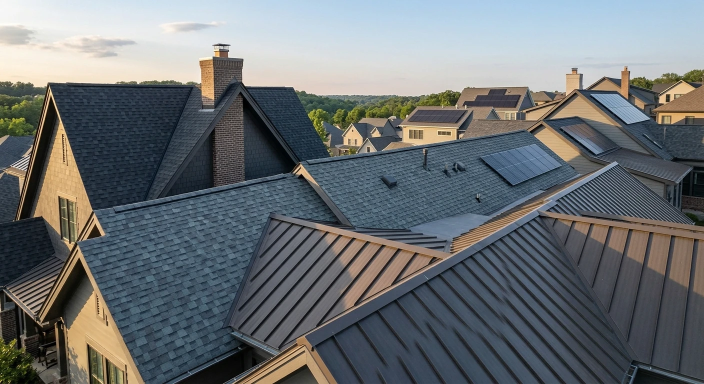
#> input picture backup/bastroproofs-wordpress-2026-10-26/media/ABOUT-BASTROP-ROOFING.webp, 1408 x 768 px, given in place of Top-Questions-About-Public-Adjusters.webp, which was not available (shown at 1/2 size)
$ python build_images.py
#> lines starting #> are read from the running program, lines starting #| are printed output that depends on the picture; pictures that were not available may be replaced by others from this repository, and a replacement may not be noted
#!/usr/bin/env python3
"""Build featured images (16:9 crops) and responsive variants for the site.

Usage: python3 tools/build_images.py
Requires Pillow. Sources are the site's own photos under wp-content/uploads.
Outputs:
  site/assets/img/featured/<name>.webp   (1200x675 or smaller when the source is small)
  site/assets/img/media/<base>-<w>.webp  (480/960/1440 variants) + manifest.json
"""
import json, os
from PIL import Image

ROOT = os.path.join(os.path.dirname(os.path.abspath(__file__)), '..', 'site')
UP = os.path.join(ROOT, 'wp-content', 'uploads', '2026')
S = {
 'CP': '02/Claim-Preparation.webp', 'IC': '02/Initial-Consultation.webp', 'LC': '02/League-City-Public-Adjuster-BG.webp',
 'NG': '02/Negotiation.webp', 'PA': '02/Policy-Analysis.webp', 'PI': '02/Property-Inspection.webp',
 'PC': '02/Public-Adjuster-Pros-and-Cons.webp', 'RS': '02/Resolution.webp', 'TQ': '02/Top-Questions-About-Public-Adjusters.webp',
 'TL': '02/When-Is-It-Too-Late-to-Hire-a-Public-Adjuster.webp',
 'DH1': '04/Document-Hail-Damage-for-an-Insurance-Claim-1.webp', 'DH2': '04/Document-Hail-Damage-for-an-Insurance-Claim-2.webp',
 'DH3': '04/Document-Hail-Damage-for-an-Insurance-Claim-3.webp', 'DH4': '04/Document-Hail-Damage-for-an-Insurance-Claim-4.webp',
 'DN1': '04/Hail-Claim-Was-Denied-in-Texas-1.webp', 'DN2': '04/Hail-Claim-Was-Denied-in-Texas-2.webp',
 'DN3': '04/Hail-Claim-Was-Denied-in-Texas-3.webp', 'DN4': '04/Hail-Claim-Was-Denied-in-Texas-4.webp',
 'SU11': '04/Hail-Damage-Claim-Supplements-What-Carriers-Miss-in-Their-Scope-1-1.webp',
 'SU1': '04/Hail-Damage-Claim-Supplements-What-Carriers-Miss-in-Their-Scope-1.webp',
 'SU2': '04/Hail-Damage-Claim-Supplements-What-Carriers-Miss-in-Their-Scope-2.webp',
 'SU31': '04/Hail-Damage-Claim-Supplements-What-Carriers-Miss-in-Their-Scope-3-1.webp',
 'SU3': '04/Hail-Damage-Claim-Supplements-What-Carriers-Miss-in-Their-Scope-3.webp',
 'SU41': '04/Hail-Damage-Claim-Supplements-What-Carriers-Miss-in-Their-Scope-4-1.webp',
 'SU4': '04/Hail-Damage-Claim-Supplements-What-Carriers-Miss-in-Their-Scope-4.webp',
 'SU5': '04/Hail-Damage-Claim-Supplements-What-Carriers-Miss-in-Their-Scope-5.webp',
 'SU6': '04/Hail-Damage-Claim-Supplements-What-Carriers-Miss-in-Their-Scope-6.webp',
 'RF1': '04/Hail-Damage-Roof-Insurance-Claim-1.webp', 'RF2': '04/Hail-Damage-Roof-Insurance-Claim-2.webp',
 'RF3': '04/Hail-Damage-Roof-Insurance-Claim-3.webp', 'RF6': '04/Hail-Damage-Roof-Insurance-Claim-6.webp',
 'PV1': '04/Public-Adjuster-vs.-Insurance-Adjuster-for-Hail-Claims-in-Texas-1.webp',
 'PV3': '04/Public-Adjuster-vs.-Insurance-Adjuster-for-Hail-Claims-in-Texas-3.webp',
 'PV4': '04/Public-Adjuster-vs.-Insurance-Adjuster-for-Hail-Claims-in-Texas-4.webp',
 'PV6': '04/Public-Adjuster-vs.-Insurance-Adjuster-for-Hail-Claims-in-Texas-6.webp',
 'FI1': '06/Fire-Insurance-Adjuster-1.webp', 'FI2': '06/Fire-Insurance-Adjuster-2.webp',
 'FI4': '06/Fire-Insurance-Adjuster-4.webp', 'FI6': '06/Fire-Insurance-Adjuster-6.webp',
}
FULL = (0, 0, 1, 1); LEFT = (0, 0, .5, 1); RIGHT = (.5, 0, 1, 1)
TOPL = (0, 0, .5, .5); TOPR = (.5, 0, 1, .5); BOTL = (0, .5, .5, 1); BOTR = (.5, .5, 1, 1)
# name: (source, crop box as fractions, focus y 0..1 for the 16:9 cut)
FEATURED = {
 # new articles
 'hurricane-damage-claims-corpus-christi-guide': ('TQ', FULL, .45),
 'twia-claim-process-corpus-christi': ('SU2', FULL, .4),
 'wind-vs-storm-surge-damage-claims-texas-coast': ('SU3', FULL, .5),
 'named-storm-hurricane-deductibles-texas': ('TL', FULL, .5),
 'windstorm-certificate-wpi-8-insurance-claims': ('PI', FULL, .5),
 'wind-damage-insurance-claims-corpus-christi-tx': ('SU4', FULL, .45),
 'water-damage-vs-flood-damage-corpus-christi': ('SU5', FULL, .5),
 'replacement-cost-vs-actual-cash-value-texas': ('PV6', FULL, .5),
 'why-property-insurance-claims-are-delayed-texas': ('DN2', FULL, .45),
 'how-to-review-underpaid-roof-insurance-estimate': ('RF2', FULL, .5),
 'document-commercial-property-damage-after-storm': ('SU31', FULL, .5),
 'freeze-damage-burst-pipe-claims-corpus-christi': ('CP', FULL, .5),
 'noaa-weather-records-document-property-damage-corpus-christi': ('DH2', FULL, .45),
 'corpus-christi-storm-history-hail-wind-hurricanes': ('DH3', FULL, .5),
 # services
 'service-hurricane-damage-claims': ('TQ', FULL, .3),
 'service-twia-windstorm-claims': ('SU41', FULL, .45),
 'service-wind-damage-claims': ('SU11', FULL, .5),
 'service-hail-damage-claims': ('SU1', FULL, .5),
 'service-roof-damage-insurance-claims': ('DN4', FULL, .5),
 'service-storm-damage-claims': ('DH1', FULL, .5),
 'service-flood-damage-claims': ('SU5', FULL, .3),
 'service-water-damage-claims': ('TL', FULL, .3),
 'service-mold-damage-claims': ('RS', FULL, .5),
 'service-fire-damage-claims': ('FI1', FULL, .45),
 'service-smoke-damage-claims': ('FI2', FULL, .45),
 'service-residential-property-claims': ('PC', FULL, .4),
 'service-commercial-property-claims': ('NG', FULL, .5),
 'service-denied-insurance-claims': ('DN1', FULL, .5),
 'service-underpaid-insurance-claims': ('RF6', FULL, .5),
 'service-delayed-insurance-claims': ('DN3', FULL, .5),
 'service-insurance-claim-supplements': ('SU6', FULL, .5),
 'service-insurance-appraisal': ('PA', FULL, .5),
 'service-insurance-estimate-review': ('RF1', FULL, .5),
 # pages
 'page-about-us': ('PV1', FULL, .45), 'page-services': ('SU3', FULL, .3), 'page-service-areas': ('SU3', RIGHT, .5),
 'page-privacy-policy': ('PA', FULL, .4), 'page-terms-of-use': ('RS', FULL, .4), 'page-local-building-codes': ('PI', FULL, .3),
 'page-free-claim-review': ('PC', FULL, .3), 'page-contact': ('IC', FULL, .5), 'page-author-joseph-dittman': ('PV3', FULL, .5),
 'page-weather': ('SU5', FULL, .2), 'page-weather-events': ('DH3', FULL, .2), 'page-storm-history': ('SU3', FULL, .65),
 'page-storm-lookup': ('DH4', FULL, .5), 'page-claim-calculator': ('PV6', FULL, .3), 'page-claim-documentation-checklist': ('DH4', TOPL, .5),
 'page-claim-tools': ('RF3', FULL, .5), 'page-sitemap': ('LC', FULL, .5), 'page-faq': ('TQ', FULL, .6),
 'page-hurricane-season-guide': ('SU3', LEFT, .5), 'page-hurricane-deductible-calculator': ('PV4', FULL, .5),
 'page-claim-deadline-calculator': ('DN2', FULL, .3), 'page-blog': ('SU31', FULL, .3),
 # service-area pages
 'page-area-portland-tx': ('SU2', RIGHT, .5), 'page-area-rockport-tx': ('SU3', LEFT, .4), 'page-area-port-aransas-tx': ('SU3', RIGHT, .4),
 'page-area-aransas-pass-tx': ('SU5', LEFT, .5), 'page-area-ingleside-tx': ('SU4', RIGHT, .5), 'page-area-padre-island-tx': ('SU6', FULL, .4),
 'page-area-robstown-tx': ('DH3', FULL, .65), 'page-area-kingsville-tx': ('PV1', RIGHT, .5),
}

def cut(im, box, fy):
    W, H = im.size
    im = im.crop((int(box[0] * W), int(box[1] * H), int(box[2] * W), int(box[3] * H)))
    w, h = im.size
    th = int(w * 9 / 16)
    if th <= h:
        top = int((h - th) * fy)
        return im.crop((0, top, w, top + th))
    tw = int(h * 16 / 9)
    left = (w - tw) // 2
    return im.crop((left, 0, left + tw, h))

def main():
    fdir = os.path.join(ROOT, 'assets', 'img', 'featured'); os.makedirs(fdir, exist_ok=True)
    for name, (src, box, fy) in FEATURED.items():
        im = Image.open(os.path.join(UP, S[src])).convert('RGB')
#> im is the input picture: PIL image 1408x768 RGB; mean R, G, B 107.5, 112.4, 115
        im = cut(im, box, fy)
#> in cut, `return im.crop((left, 0, left + tw, h))`:
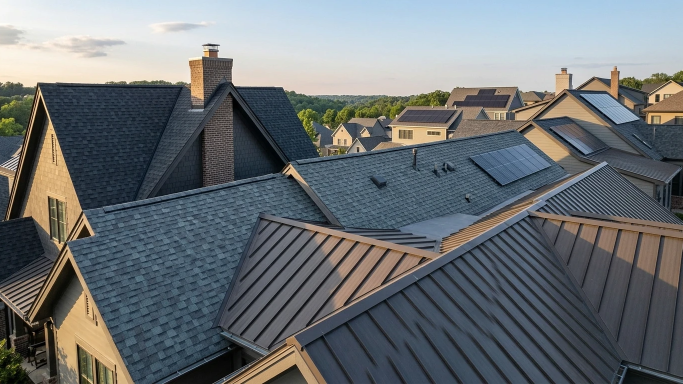
#> returned value: PIL image 1365x768 RGB (shown at 1/2 size); mean R, G, B 107.9, 112.9, 115.7
        if im.width > 1200:
            im = im.resize((1200, 675), Image.LANCZOS)
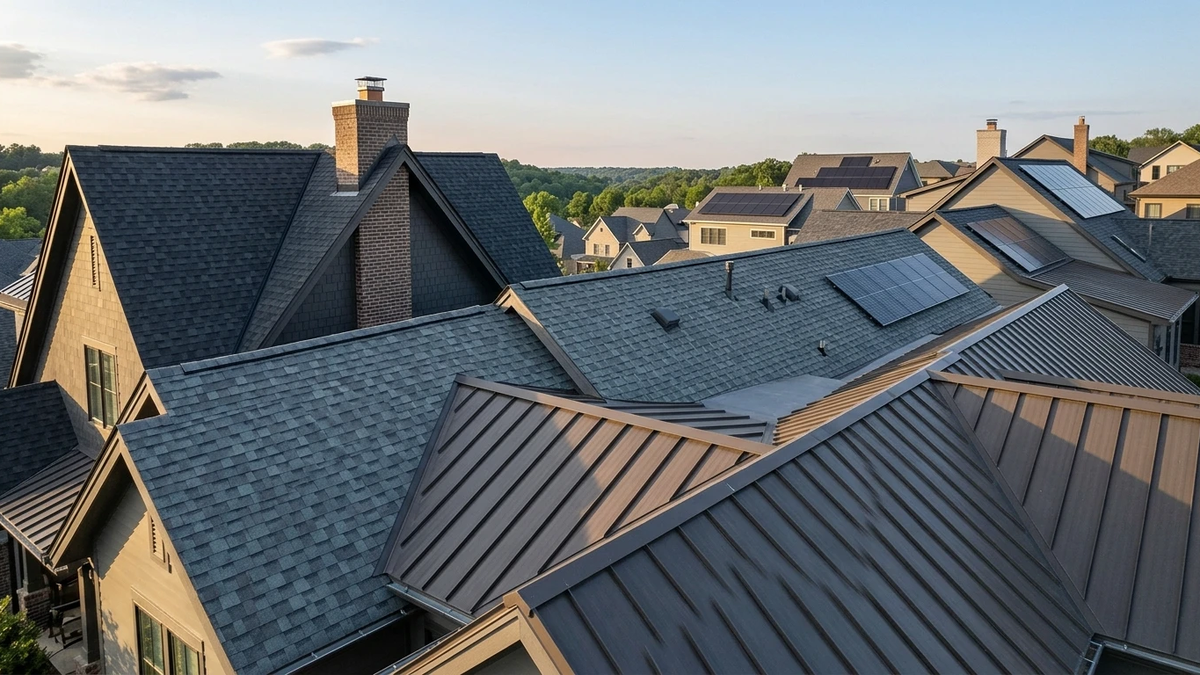
#> im: PIL image 1200x675 RGB; mean R, G, B 107.9, 112.9, 115.8
        im.save(os.path.join(fdir, name + '.webp'), 'WEBP', quality=80, method=6)
#> pass 2 of the loop in main, `for name, (src, box, fy) in FEATURED.items():`:
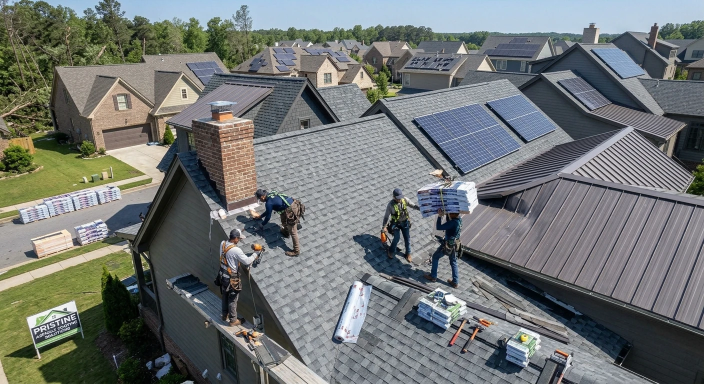
#> input picture backup/bastroproofs-wordpress-2026-10-26/media/Asphalt-Shingle-Roofing.webp, 1408 x 768 px, given in place of e-Claim-Supplements-What-Carriers-Miss-in-Their-Scope-2.webp, which was not available (shown at 1/2 size)
#> in main, im is the input picture: PIL image 1408x768 RGB; mean R, G, B 113.1, 117.4, 115.7
#> in cut (call 2), `return im.crop((left, 0, left + tw, h))`:
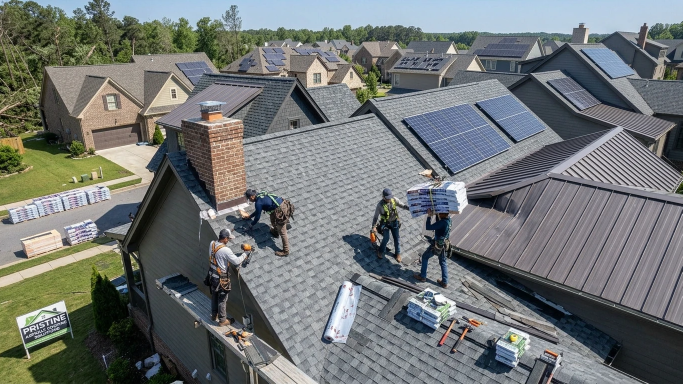
#> returned value: PIL image 1365x768 RGB (shown at 1/2 size); mean R, G, B 113.4, 117.7, 116.5
#> in main, `im = im.resize((1200, 675), Image.LANCZOS)`:
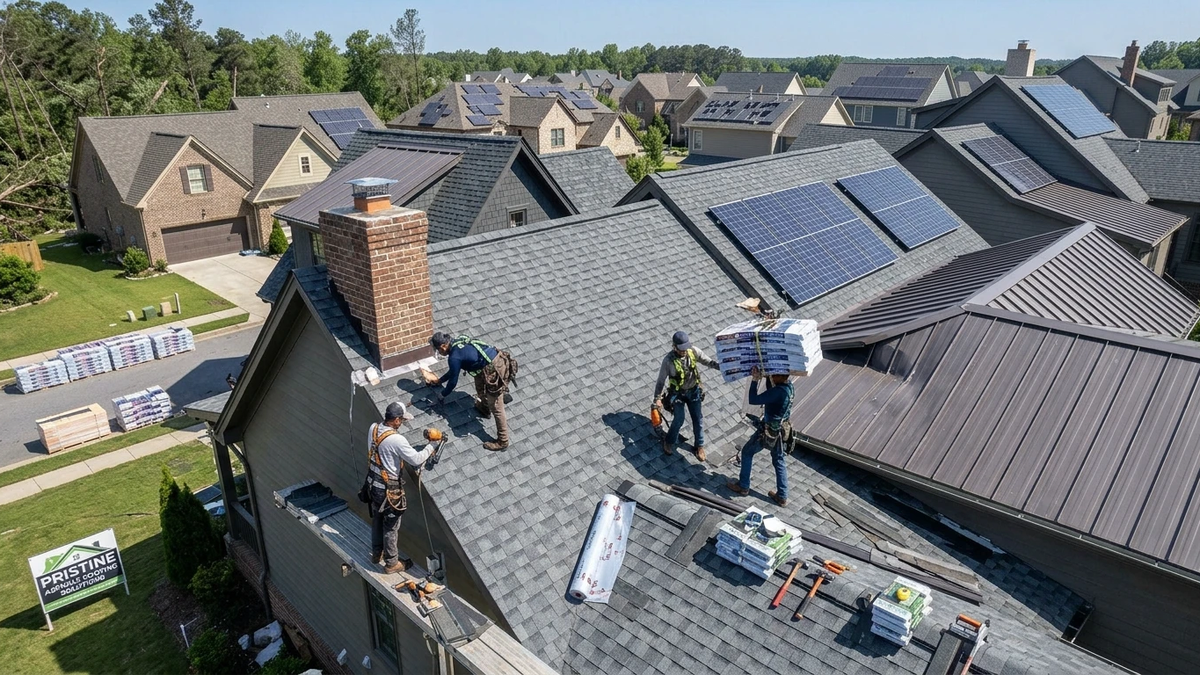
#> im: PIL image 1200x675 RGB; mean R, G, B 113.4, 117.7, 116.5
    # Responsive variants for every image referenced by pages (featured + uploads originals).
    mdir = os.path.join(ROOT, 'assets', 'img', 'media'); os.makedirs(mdir, exist_ok=True)
    manifest = {}
    sources = [os.path.join(fdir, f) for f in os.listdir(fdir)] + [os.path.join(UP, p) for p in S.values()]
    for path in sources:
        im = Image.open(path).convert('RGB')
        base = os.path.splitext(os.path.basename(path))[0]
        variants = {}
        for w in (480, 960, 1440):
            if w >= im.width and w != 480:
                continue
            if w > im.width:
                continue
            h = round(im.height * w / im.width)
            out = os.path.join(mdir, f'{base}-{w}.webp')
            im.resize((w, h), Image.LANCZOS).save(out, 'WEBP', quality=78, method=6)
            variants[w] = f'/assets/img/media/{base}-{w}.webp'
        # Always include the original as the largest candidate.
        rel = '/' + os.path.relpath(path, ROOT).replace(os.sep, '/')
        variants[im.width] = rel
        manifest[os.path.basename(path)] = {'w': im.width, 'h': im.height, 'variants': dict(sorted(variants.items()))}
    with open(os.path.join(mdir, 'manifest.json'), 'w') as f:
        json.dump(manifest, f, indent=1)
    print(len(FEATURED), 'featured;', len(manifest), 'images with variants')

if __name__ == '__main__':
#> (the run stopped early here; a loop or call above may not have finished)
